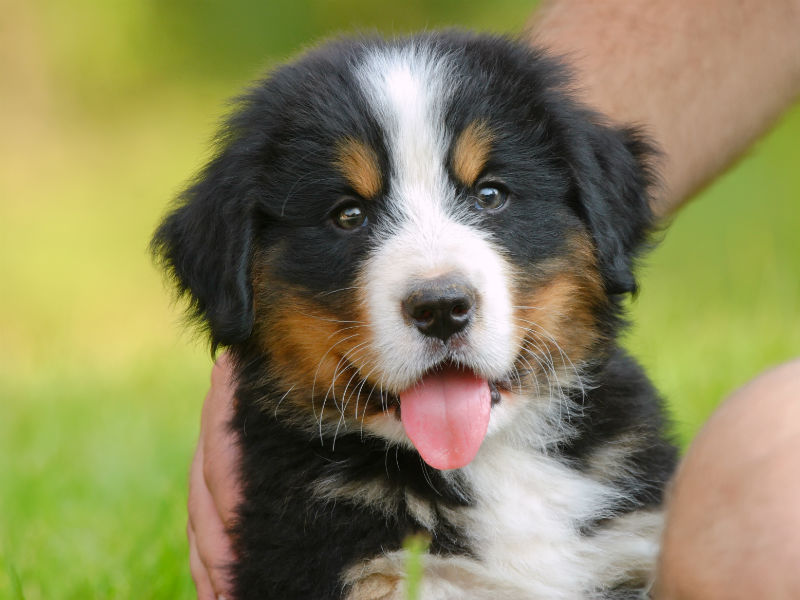
#> input picture imgpuppy.jpg, 800 x 600 px
$ jupyter execute opencvImageBasics.ipynb   (shell and % lines are left out)
#> lines starting #> are read from the running program, lines starting #| are printed output that depends on the picture; after the words box and inside, x2 and y2 are one past the last pixel; in counts of white or black regions, pixels touching at a corner belong together
[cell 1]
import numpy as np
import matplotlib.pyplot as plt

[cell 2]
import cv2 as cv2

[cell 3]
img = cv2.imread('imgpuppy.jpg')
#> img is the input picture: shape (600, 800, 3); mean B, G, R 91.5, 134.3, 139.4
type(img)

[cell 4]
img.shape
#> Out = (600, 800, 3)

[cell 5]
#plt.imshow(img) #matplotlib and opencv expects different ordering of color channels.
""" OPENCV reads it as BGR and Matplotlib reads it as RGB image so while displaying from matplotlib it displays as if its an RGB image"""
fixed_img = cv2.cvtColor(img , cv2.COLOR_BGR2RGB)
plt.imshow(fixed_img)

[cell 6]
img_gray = cv2.imread('imgpuppy.jpg' , cv2.IMREAD_GRAYSCALE)
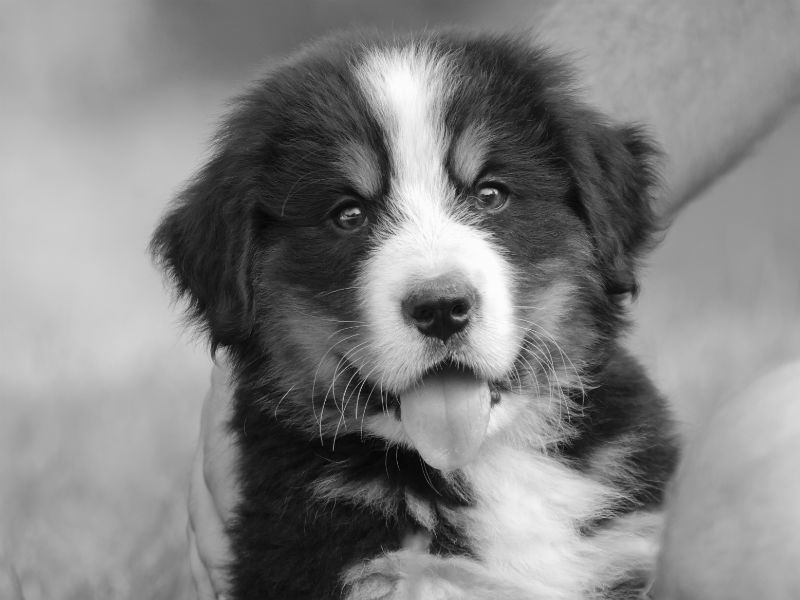
#> img_gray: shape (600, 800); min 0, max 255, mean 130.9
img_gray.shape
#> Out = (600, 800)

[cell 7]
img_gray.max()
img_gray.min()
#> Out = 0

[cell 8]
plt.imshow(img_gray , cmap='gray')

[cell 9]
plt.imshow(fixed_img)

[cell 10]
fixed_img.shape
#> Out = (600, 800, 3)

[cell 11]
w_ratio = 0.5
h_ratio = 0.5
newImg = cv2.resize(fixed_img,(0,0),fixed_img,w_ratio,h_ratio)
plt.imshow(newImg)

[cell 12]
newImg.shape
#> Out = (300, 400, 3)

[cell 13]
newImg = cv2.flip(fixed_img , -1)
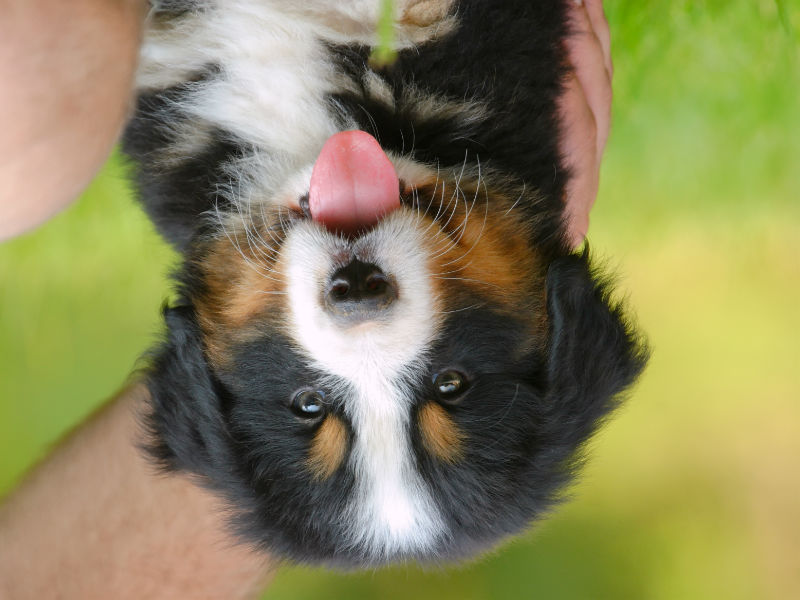
#> newImg: shape (600, 800, 3); mean R, G, B 139.4, 134.3, 91.5
plt.imshow(newImg)

[cell 14]
type(fixed_img)

[cell 15]
cv2.imwrite('puppyimg2.jpg',fixed_img)
#> Out = True

[cell 16]
#we will now be displaying images out of jupyter notebook
cv2.imshow('Puppy' , newImg)
cv2.waitKey()

[cell 17]
#drawing on images. This will be helpful for the purpose of marking faces and objects while detecting objects
blank_img = np.zeros(shape = (512,512,3),dtype = np.int16)
blank_img.shape

[cell 18]
plt.imshow(blank_img)

[cell 19]
cv2.rectangle(blank_img,pt1 = (384,10) , pt2 = (500,150) , color= (0,255,0),thickness = 10)

[cell 20]
plt.imshow(blank_img)

[cell 21]
cv2.rectangle(blank_img, pt1=(200,200),pt2=(300,300),color=(255,0,0),thickness=5)
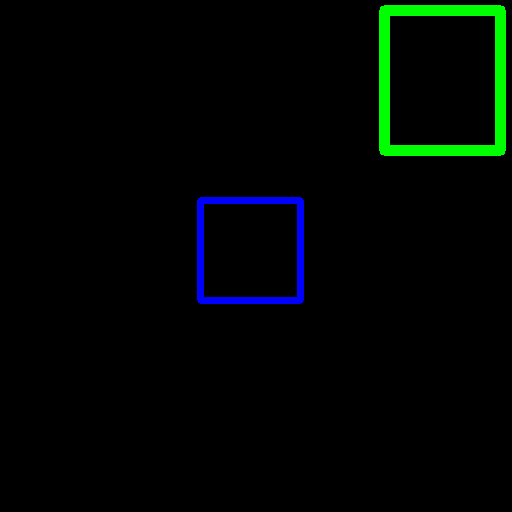
#> blank_img: shape (512, 512, 3) int16; mean of channels 0, 1, 2 2.7, 5.4, 0; drawn as B, G, R

[cell 22]
plt.imshow(blank_img)

[cell 23]
cv2.circle(blank_img,center=(100,100),radius=50,color=(0,0,255),thickness=-1)
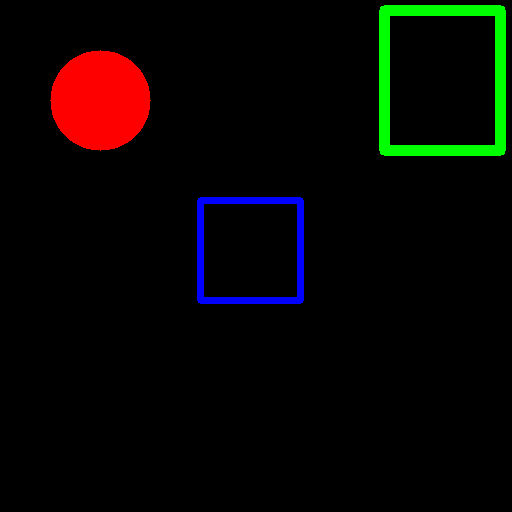
#> blank_img: shape (512, 512, 3) int16; 2.99% of pixels changed, all inside (x1, y1, x2, y2) = (50, 50, 151, 151); drawn as B, G, R
plt.imshow(blank_img)
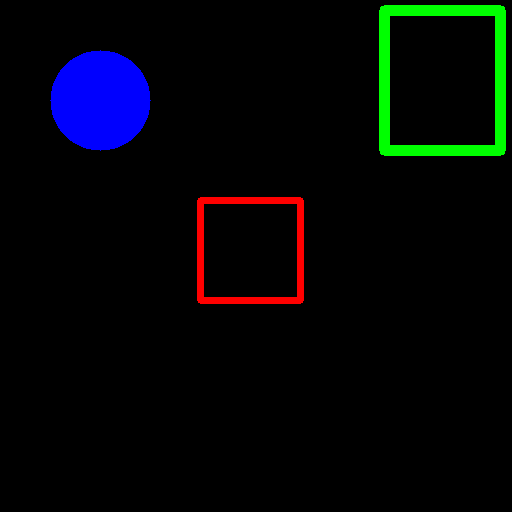
#> shown: shape (512, 512, 3); mean R, G, B 2.7, 5.4, 7.6

[cell 24]
cv2.line(blank_img,pt1=(0,0),pt2=(512,512),color=(102,233,203),thickness=5)
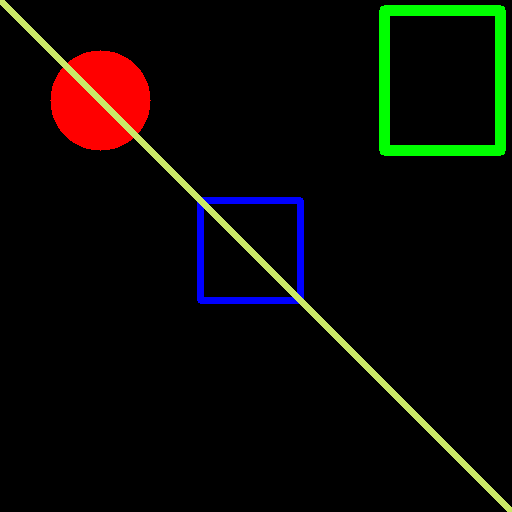
#> blank_img: shape (512, 512, 3) int16; 1.75% of pixels changed, all inside (x1, y1, x2, y2) = (0, 0, 512, 512); drawn as B, G, R
plt.imshow(blank_img)
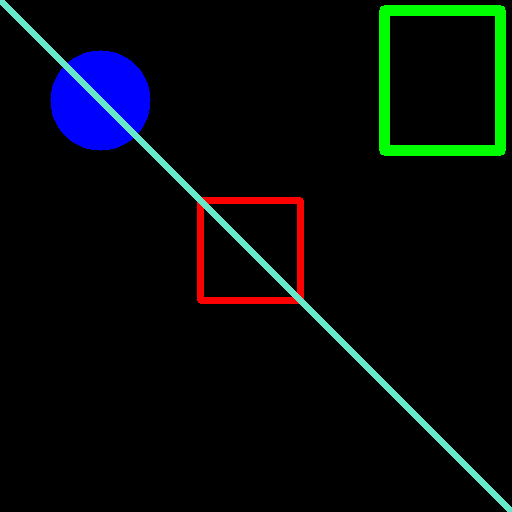
#> shown: shape (512, 512, 3); mean R, G, B 4.4, 9.5, 10.6

[cell 25]
#adding in text:
font = cv2.FONT_HERSHEY_SIMPLEX
cv2.putText(blank_img , text='Hello',org=(10,500),fontFace=font, fontScale=4,color = (255,255,255),lineType=cv2.LINE_AA)
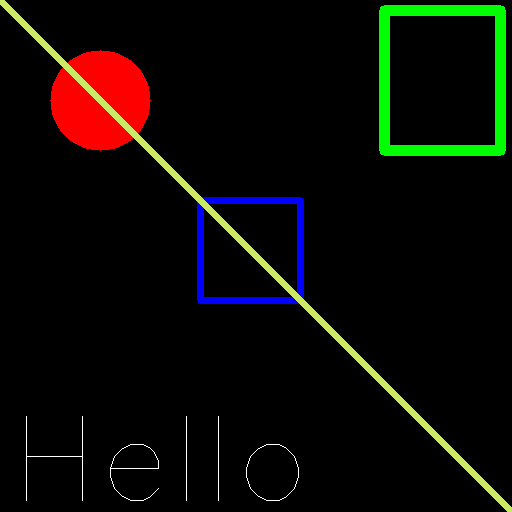
#> blank_img: shape (512, 512, 3) int16; 0.28% of pixels changed, all inside (x1, y1, x2, y2) = (26, 416, 299, 501); drawn as B, G, R
plt.imshow(blank_img)
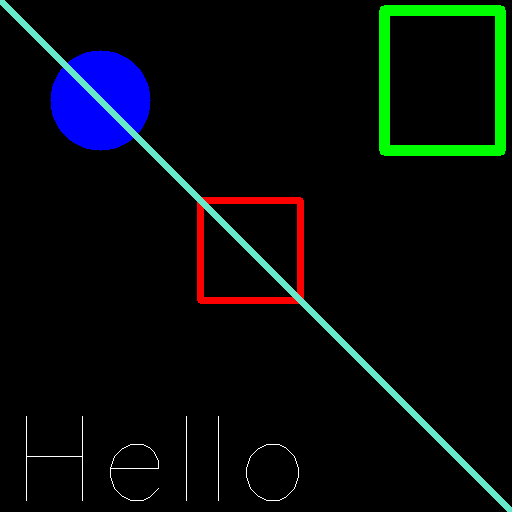
#> shown: shape (512, 512, 3); mean R, G, B 5.1, 10.2, 11.3

[cell 26]
blank_img = np.zeros(shape = (512,512,3), dtype = np.int32 )
plt.imshow(blank_img)

[cell 27]
vertices = np.array([ [100,300] , [200,200] , [400,300] , [200,400] ],dtype=np.int32)
vertices.shape

[cell 28]
pts = vertices.reshape((-1,1,2))

[cell 29]
vertices.shape

[cell 30]
#creating a polygon
cv2.polylines(blank_img,[pts],isClosed= True,color = (255,0,0),thickness=2)
plt.imshow(blank_img)
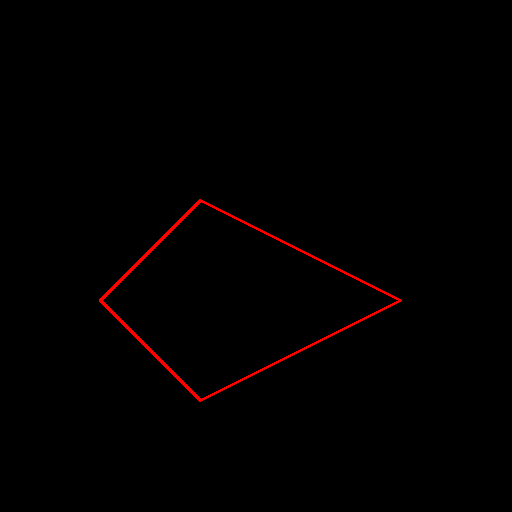
#> shown: shape (512, 512, 3); mean R, G, B 1.9, 0, 0

[cell 31]
#interacting with images:
def draw_circle(event,x,y,flags,param):
    if event == cv2.EVENT_LBUTTONDOWN:
        cv2.circle(img1 , (x,y),100,(0,255,255) , -1)
    elif event == cv2.EVENT_RBUTTONDOWN:
        cv2.circle(img1,(x,y),100,(255,0,0),-1)

cv2.namedWindow(winname='my_drawing')
cv2.setMouseCallback('my_drawing' , draw_circle)

img1 = np.zeros((512,512,3),np.int8)
while True:
    cv2.imshow('my_drawing',img1)
    if cv2.waitKey(20) & 0xFF == 27:
#> (key Esc is pressed here)
